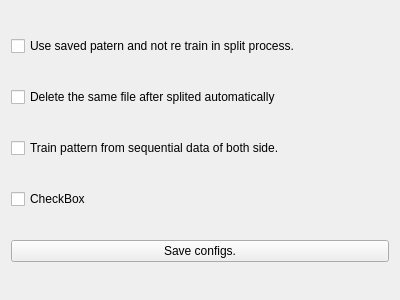
<?xml version="1.0" encoding="UTF-8"?>
<ui version="4.0">
 <class>Form</class>
 <widget class="QWidget" name="Form">
  <property name="geometry">
   <rect>
    <x>0</x>
    <y>0</y>
    <width>400</width>
    <height>300</height>
   </rect>
  </property>
  <property name="windowTitle">
   <string>Form</string>
  </property>
  <layout class="QVBoxLayout" name="verticalLayout">
   <item>
    <widget class="QCheckBox" name="checkBox">
     <property name="text">
      <string>Use saved patern and not re train in split process.</string>
     </property>
    </widget>
   </item>
   <item>
    <widget class="QCheckBox" name="checkBox_2">
     <property name="text">
      <string>Delete the same file after splited automatically</string>
     </property>
    </widget>
   </item>
   <item>
    <widget class="QCheckBox" name="checkBox_3">
     <property name="text">
      <string>Train pattern from sequential data of both side.</string>
     </property>
    </widget>
   </item>
   <item>
    <widget class="QCheckBox" name="checkBox_4">
     <property name="text">
      <string>CheckBox</string>
     </property>
    </widget>
   </item>
   <item>
    <widget class="QPushButton" name="pushButton">
     <property name="text">
      <string>Save configs.</string>
     </property>
    </widget>
   </item>
  </layout>
 </widget>
 <resources/>
 <connections/>
</ui>
